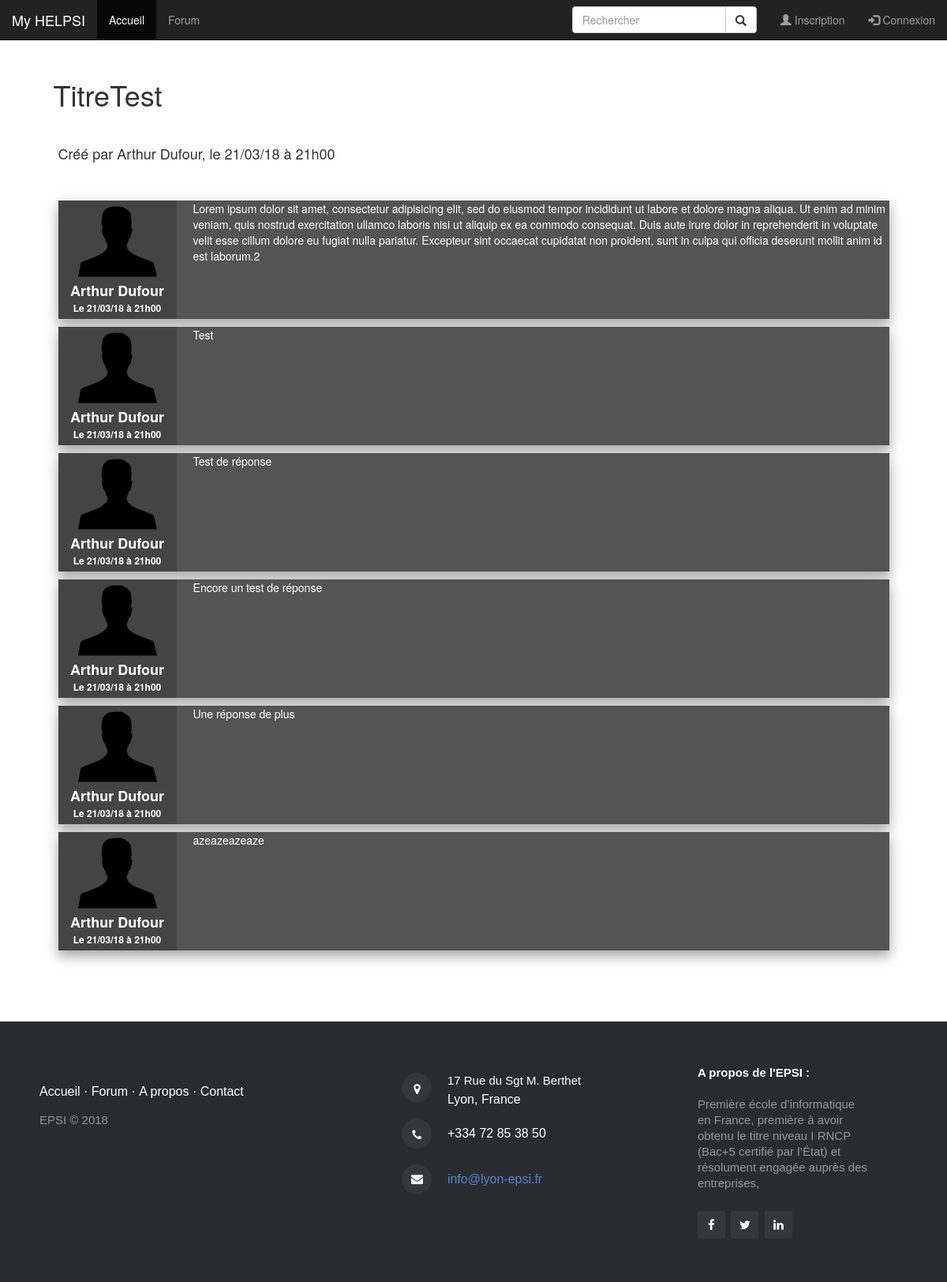
Page /discussion.php?id=1 on the committed database.
### tables this page shows
CREATE TABLE `post` (
  `post_id` int(8) NOT NULL,
  `post_forum` varchar(50) NOT NULL,
  `post_estreponsea` int(8) DEFAULT NULL,
  `post_titre` varchar(100) DEFAULT NULL,
  `post_message` varchar(5000) NOT NULL,
  `post_auteur` int(8) NOT NULL,
  `post_datecreation` datetime NOT NULL,
  `post_estorigine` int(1) NOT NULL,
  `post_statut` int(1) DEFAULT NULL
);

CREATE TABLE `utilisateur` (
  `uti_id` int(11) NOT NULL,
  `uti_nom` varchar(25) DEFAULT NULL,
  `uti_prenom` varchar(25) DEFAULT NULL,
  `uti_pdp` varchar(100) NOT NULL,
  `uti_classe` varchar(25) DEFAULT NULL,
  `uti_mail` varchar(50) DEFAULT NULL,
  `uti_sexe` varchar(25) DEFAULT NULL,
  `uti_mdp` varchar(25) DEFAULT NULL,
  `uti_campus` varchar(25) DEFAULT NULL,
  `uti_messages_envoyes` int(11) DEFAULT '0',
  `uti_derniere_connexion` date DEFAULT NULL,
  `uti_estadmin` tinyint(1) NOT NULL
);

### discussion.php (the view, shortened to what this page needs)
<?php
  include('header.php');
?>
<link rel="stylesheet" type="text/css" href="css/discussion.css"/>
<?php
  $req_post = $bdd -> prepare("SELECT * FROM post WHERE post_id = ?");
  $req_post -> execute(array($_GET['id']));
  $post_infos = $req_post->fetch();
  $postforumorigine = $post_infos['post_forum'];
  $req_auteur = $bdd -> prepare("SELECT * FROM utilisateur WHERE uti_id = ?");
  $req_auteur -> execute(array($post_infos['post_auteur']));
  $auteur_infos = $req_auteur->fetch();
?>
<div class="container">
  <div class="row">
    <div class="col-12 col-md-8">
      <h1 id="discussion_titre"><?php echo $post_infos['post_titre']; ?></h1>
    </div>
    <div class="col-6 col-md-4">
    </div>
  </div>
  <div class="row">
    <?php $date = strtotime($post_infos['post_datecreation']);?>
    <h4 id="discussion_description"><?php echo "Créé par ".$auteur_infos['uti_prenom']." ".$auteur_infos['uti_nom'].", le ".date('d', $date)."/".date('m', $date)."/".date('y', $date)." à ".date('H', $date)."h".date('i', $date); ?></h4>
  </div>
  <div class="row">
    <div id="discussion_container" class="row">
      <p id="discussion_message_message" class="discussion_truncate">
        <div id="discussion_message_auteur" class="col">
          <img id="discussion_message_auteur_pdp" src='images/profil.png' />
          <?php echo $auteur_infos['uti_prenom']." ".$auteur_infos['uti_nom']; ?>
          <?php echo "</br><span id='discussion_message_date'>Le ".date('d', $date)."/".date('m', $date)."/".date('y', $date)." à ".date('H', $date)."h".date('i', $date)."</span>"; ?>
        </div>
      <p> <?php echo $post_infos['post_message']; ?></p>
      </p>
    </div>
  </div>
  <?php
  $req_rep = $bdd -> prepare("SELECT * FROM post WHERE post_estreponsea = ? AND post_forum = ?");
  $req_rep -> execute(array($post_infos["post_id"], $postforumorigine));
  $rep_infos = $req_rep->fetchAll();
  foreach ($rep_infos as $rep_info) {
    $req_auteur = $bdd -> prepare("SELECT * FROM utilisateur WHERE uti_id = ?");
    $req_auteur -> execute(array($rep_info['post_auteur']));
    $auteur_infos = $req_auteur->fetch();
    ?>
    <div class="row">
      <div id="discussion_container" class="row">
        <p id="discussion_message_message" class="discussion_truncate">
          <div id="discussion_message_auteur" class="col">
            <img id="discussion_message_auteur_pdp" src='images/profil.png' />
            <?php echo $auteur_infos['uti_prenom']." ".$auteur_infos['uti_nom']; ?>
            <?php echo "</br><span id='discussion_message_date'>Le ".date('d', $date)."/".date('m', $date)."/".date('y', $date)." à ".date('H', $date)."h".date('i', $date)."</span>"; ?>
          </div>
        <p> <?php echo $rep_info['post_message']; ?></p>
        </p>
      </div>
    </div>
  <?php }
  ?>
</div>
<?php include('footer.php'); ?>

### header.php (shortened to what this page needs)
<head>
  <link rel='stylesheet' href='https://cdnjs.cloudflare.com/ajax/libs/font-awesome/4.6.2/css/font-awesome.min.css'>
  <link rel="stylesheet" href="https://maxcdn.bootstrapcdn.com/bootstrap/3.3.7/css/bootstrap.min.css">
<link rel="stylesheet" type="text/css" href="css/header.css"/>
</head>
<body>
  <header>
    <nav class="navbar navbar-inverse navbar-fixed-top" >
      <div class="container-fluid">
        <div class="navbar-header">
          <a class="navbar-brand" href="accueil.php">My HELPSI</a>
        </div>
        <div class="collapse navbar-collapse" id="myNavbar">
          <ul class="nav navbar-nav">
            <li class="active"><a href="accueil.php">Accueil</a></li>
            <li><a href="forum.php">Forum</a></li>
          </ul>
          <?php
          if (isset($_SESSION['uti_mail'])) {
            echo "
            <ul class='nav navbar-nav navbar-right'>
            <form method='POST' action='recherche.php' class='navbar-form navbar-left'>
              <div class='input-group'>
                <input style='background-color: #fff; color: black;' type='text' name='recherche' class='form-control' placeholder='Rechercher'>
                <div class='input-group-btn'>
                  <button style='background-color: #fff; height: 34px;' class='btn btn-default' name='form_recherche' type='submit'><i class='glyphicon glyphicon-search'></i></button>
                </div>
              </div>
            </form>
            <li><a href='compte.php'><span class='glyphicon glyphicon-user'></span>  ".$_SESSION['uti_prenom']." ".$_SESSION['uti_nom']."</a></li>
            <li><a href='deconnexion.php'><span class='glyphicon glyphicon-log-in'></span> Se déconnecter</a></li>
            </ul>
            ";
          } else {
            echo "
            <ul class='nav navbar-nav navbar-right'>
            <form method='POST' action='recherche.php' class='navbar-form navbar-left'>
              <div class='input-group'>
                <input style='background-color: #fff; color: black;' type='text' name='recherche' class='form-control' placeholder='Rechercher'>
                <div class='input-group-btn'>
                  <button style='background-color: #fff; height: 34px;' class='btn btn-default' name='form_recherche' type='submit'><i class='glyphicon glyphicon-search'></i></button>
                </div>
              </div>
            </form>
            <li><a href='inscription.php'><span class='glyphicon glyphicon-user'></span>  Inscription</a></li>
            <li><a data-toggle='modal' href='#connexion'><span class='glyphicon glyphicon-log-in'></span>  Connexion</a></li>
            </ul>
            ";
          }
          ?>
      </div>
    </nav> </br> </br></br></br>
  </header>

### footer.php (shortened to what this page needs)
<link rel="stylesheet" type="text/css" href="css/footer.css"/>
<footer class="footer-distributed">
  <div class="footer-left">
    <p class="footer-links">
      <a href='accueil.php'>Accueil</a>
      ·
      <a href='forum.php'>Forum</a>
      ·
      <a data-toggle='modal' href='#comingSoon'>A propos</a>
      ·
      <a data-toggle='modal' href='#comingSoon'>Contact</a>
    </p>
    <p class="footer-company-name">EPSI &copy; 2018</p>
  </div>
  <div class="footer-center">
    <div>
      <i class="fa fa-map-marker"></i>
      <p><span>17 Rue du Sgt M. Berthet</span>Lyon, France</p>
    </div>
    <div>
      <i class="fa fa-phone"></i>
      <p>+334 72 85 38 50</p>
    </div>
    <div>
      <i class="fa fa-envelope"></i>
      <p><a href="mailto:info@lyon-epsi.fr">info@lyon-epsi.fr</a></p>
    </div>
  </div>
  <div class="footer-right">
    <p class="footer-company-about">
      <span>A propos de l'EPSI :</span>
      Première école d’informatique en France,
      première à avoir obtenu le titre niveau I RNCP (Bac+5 certifié par l’État) et résolument engagée auprès des entreprises,
    </p>
    <div class="footer-icons">
      <a data-toggle='modal' href='#comingSoon'><i class="fa fa-facebook"></i></a>
      <a data-toggle='modal' href='#comingSoon'><i class="fa fa-twitter"></i></a>
      <a data-toggle='modal' href='#comingSoon'><i class="fa fa-linkedin"></i></a>
    </div>
  </div>
</footer>
</body>
</html>

### css/discussion.css (style rules this page uses)
#discussion_titre { margin-left: 5%; float: left; }
#discussion_description { margin-left: 5%; margin-right: 5%; margin-top: 35px; text-align: justify; }
#discussion_container { margin-right: 5%; margin-left: 5%; height: auto; color: white; background-color: #545454; margin-bottom: 10px; box-shadow: 0 8px 12px 0 rgba(0, 0, 0, 0.2), 0 6px 20px 0 rgba(0, 0, 0, 0.19); }
#discussion_message_auteur { float: left; padding-top: 2px; text-align: center; margin-right: 2%; font-size: 18px; font-weight: bold; background-color: #444444; height: 150px; width: 150px; }
#discussion_message_auteur_pdp { height: 100px; width: 100px; }
#discussion_message_date { font-size: 12px; }
#discussion_message_message { margin-top: -10px; }
.discussion_truncate { overflow: hidden; text-overflow: ellipsis; max-width: 5000px; }

### css/footer.css (style rules this page uses)
.footer-distributed { background-color: #292c2f; box-shadow: 0 1px 1px 0 rgba(0, 0, 0, 0.12); box-sizing: border-box; width: 100%; text-align: left; font: 16px sans-serif; padding: 55px 50px; margin-top: 80px; }
.footer-distributed .footer-left, .footer-distributed .footer-center, .footer-distributed .footer-right { display: inline-block; vertical-align: top; }
.footer-distributed .footer-left { width: 40%; }
.footer-distributed .footer-links { color: #ffffff; margin: 20px 0 12px; padding: 0; }
.footer-distributed .footer-links a { display:inline-block; line-height: 1.8; text-decoration: none; color: inherit; }
.footer-distributed .footer-company-name { color: #8f9296; font-size: 15px; font-weight: normal; margin: 0; }
.footer-distributed .footer-center { width: 35%; }
.footer-distributed .footer-center i { background-color: #33383b; color: #ffffff; font-size: 15px; width: 38px; height: 38px; border-radius: 50%; text-align: center; line-height: 42px; margin: 10px 15px; vertical-align: middle; }
.footer-distributed .footer-center i.fa-envelope { font-size: 15px; line-height: 38px; }
.footer-distributed .footer-center p { display: inline-block; color: #ffffff; vertical-align: middle; margin:0; }
.footer-distributed .footer-center p span { display:block; font-weight: normal; font-size: 15px; line-height:2; }
.footer-distributed .footer-center p a { color: #5383d3; text-decoration: none;; }
.footer-distributed .footer-right { width: 20%; }
.footer-distributed .footer-company-about { line-height: 20px; color: #92999f; font-size: 15px; font-weight: normal; margin: 0; }
.footer-distributed .footer-company-about span { display: block; color: #ffffff; font-size: 15px; font-weight: bold; margin-bottom: 20px; }
.footer-distributed .footer-icons { margin-top: 25px; }
.footer-distributed .footer-icons a { display: inline-block; width: 35px; height: 35px; cursor: pointer; background-color: #33383b; border-radius: 2px; font-size: 15px; color: #ffffff; text-align: center; line-height: 35px; margin-right: 3px; padding-top: 10px; }

### rows in the picture
post: post_titre "TitreTest", post_datecreation "21", post_datecreation "03", post_datecreation "18", post_datecreation "00", post_message "Lorem ipsum dolor sit amet, consectetur adipisicing elit, sed do eiusmod tempor incididunt ut labore et dolore magna aliqua. Ut enim ad minim veniam, quis nostrud exercitation ullamco laboris nisi ut aliquip ex ea commodo consequat. Duis aute irure dolor in reprehenderit in voluptate velit esse cillum dolore eu fugiat nulla pariatur. Excepteur sint occaecat cupidatat non proident, sunt in culpa qui officia deserunt mollit anim id est laborum.2"
utilisateur: uti_prenom "Arthur", uti_nom "Dufour"
post: utilisateur.uti_prenom "Arthur", utilisateur.uti_nom "Dufour", post_message "Test"
post: utilisateur.uti_prenom "Arthur", utilisateur.uti_nom "Dufour", post_message "Test de réponse"
post: utilisateur.uti_prenom "Arthur", utilisateur.uti_nom "Dufour", post_message "Encore un test de réponse"
post: utilisateur.uti_prenom "Arthur", utilisateur.uti_nom "Dufour", post_message "Une réponse de plus"
post: utilisateur.uti_prenom "Arthur", utilisateur.uti_nom "Dufour", post_message "azeazeazeaze"
